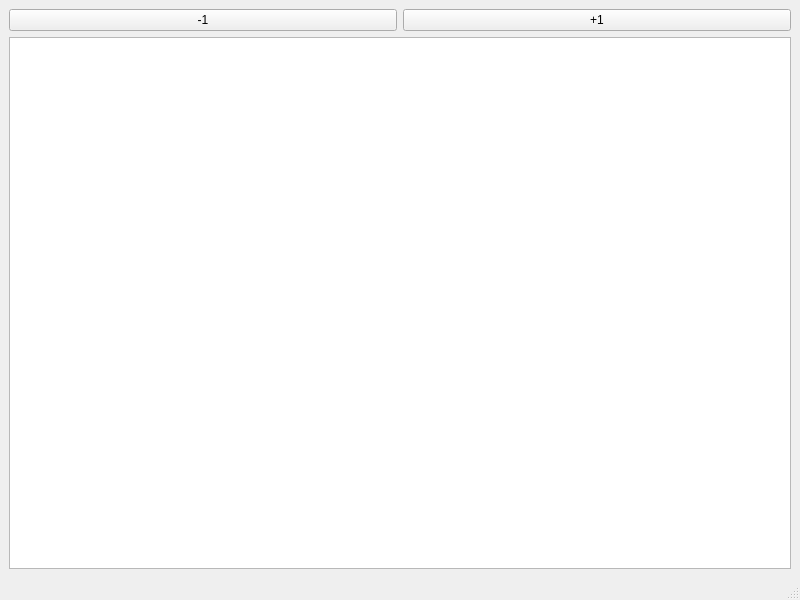
<?xml version="1.0" encoding="UTF-8"?>
<ui version="4.0">
 <class>MainWindow</class>
 <widget class="QMainWindow" name="MainWindow">
  <property name="geometry">
   <rect>
    <x>0</x>
    <y>0</y>
    <width>800</width>
    <height>600</height>
   </rect>
  </property>
  <property name="windowTitle">
   <string>MainWindow</string>
  </property>
  <widget class="QWidget" name="centralwidget">
   <layout class="QVBoxLayout" name="verticalLayout">
    <item>
     <layout class="QHBoxLayout" name="horizontalLayout">
      <item>
       <widget class="QPushButton" name="pushButton_2">
        <property name="text">
         <string>-1</string>
        </property>
       </widget>
      </item>
      <item>
       <widget class="QPushButton" name="pushButton">
        <property name="text">
         <string>+1</string>
        </property>
       </widget>
      </item>
     </layout>
    </item>
    <item>
     <widget class="QGraphicsView" name="graphicsView"/>
    </item>
   </layout>
  </widget>
  <widget class="QMenuBar" name="menubar">
   <property name="geometry">
    <rect>
     <x>0</x>
     <y>0</y>
     <width>800</width>
     <height>21</height>
    </rect>
   </property>
  </widget>
  <widget class="QStatusBar" name="statusbar"/>
 </widget>
 <resources/>
 <connections/>
</ui>
